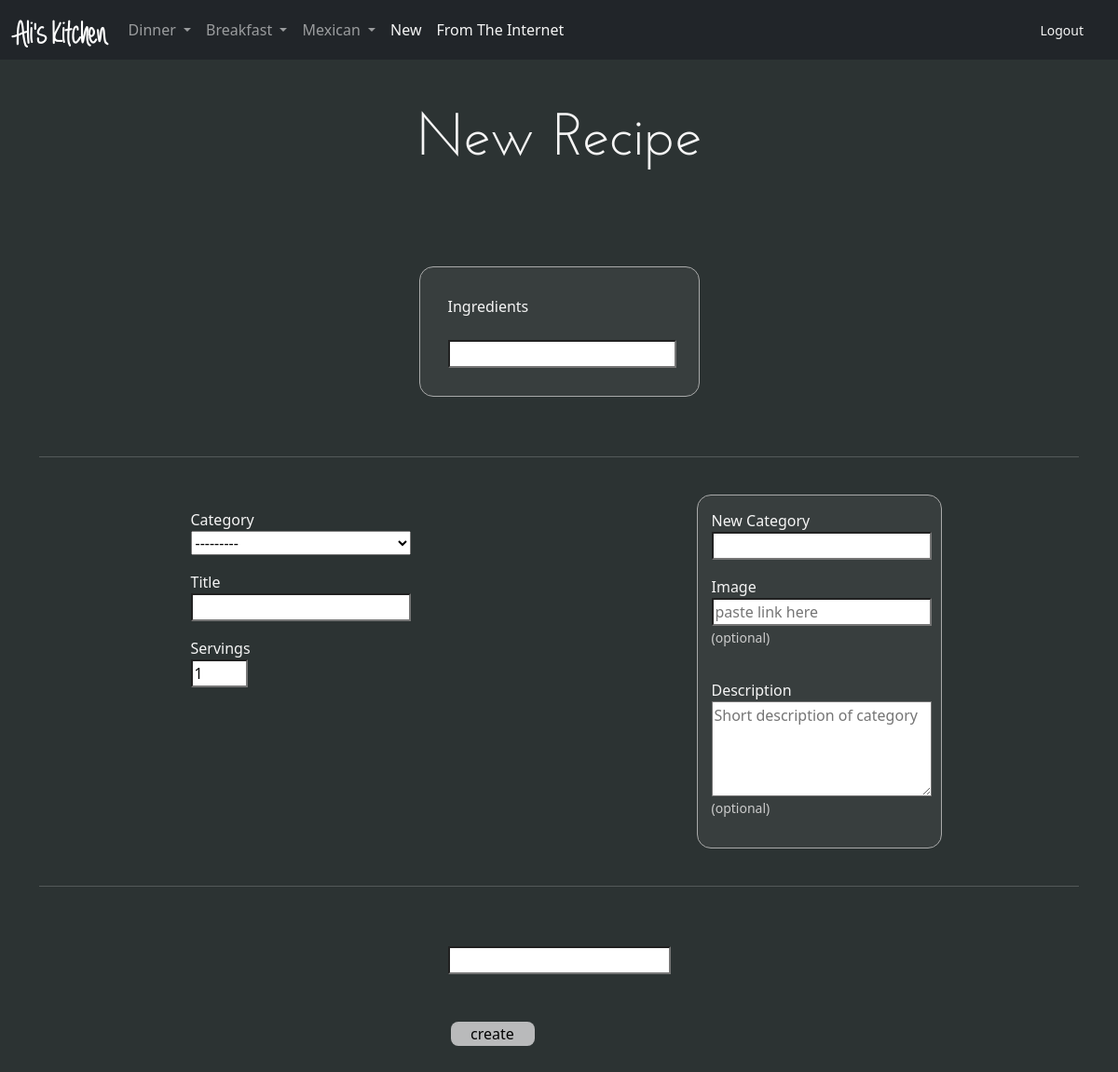
The page /create (signed in) on the database its author committed.
### recipes/models.py (models this page shows)
class Category(models.Model):
    user = models.ForeignKey(User, on_delete=models.CASCADE)
    name = models.CharField(max_length=200)
    image = models.URLField(blank=True, null=True,)
    description = models.TextField(blank=True, null=True)
    class Meta:
        verbose_name_plural = 'categories'
    def __str__(self):
        return self.name

class Recipe(models.Model):
    id = models.UUIDField(primary_key=True, default=uuid.uuid4, editable=False)
    user = models.ForeignKey(User, on_delete=models.CASCADE)
    category = models.ForeignKey(
        Category, on_delete=models.CASCADE, blank=True, null=True)
    title = models.CharField(max_length=200, blank=True, null=True)
    body = models.TextField(blank=True, null=True)
    ingredients = models.CharField(max_length=2000, blank=True, null=True)
    servings = models.IntegerField(blank=True, null=True)
    site = models.CharField(max_length=200, blank=True, null=True)
    def __str__(self):
        return self.title

### recipes/views.py (the view, shortened to what this page needs)
# urls.py: path('create', views.create, name='create'),
def create(request):
    user_pk = request.user.pk
    recipes = Recipe.objects.filter(user__pk=user_pk)
    categories = Category.objects.filter(user__pk=user_pk)
    rec_form = RecipeForm(user=request.user, initial={'servings': 1})
    return render(request, 'recipes/create.html', {
        'rec_form': rec_form,
        'categories': categories,
        'recipes': recipes,
    })

### recipes/forms.py (shortened to what this page needs)
class RecipeForm(forms.ModelForm):
    ingredients = forms.CharField(widget=CKEditorWidget(config_name='ingredients'), required=False)
    new_category = forms.CharField(required=False, label="New Category")
    cat_image = forms.URLField(required=False, label="Image", widget=forms.TextInput(
        attrs={'placeholder': 'paste link here'}))
    cat_description = forms.CharField(required=False, label="Description", widget=forms.Textarea(
        attrs={'rows': '4', 'cols': '12', 'placeholder': 'Short description of category'}))
    category = forms.ModelChoiceField(required=False, queryset=Category.objects.all())
    class Meta:
        model = Recipe
        fields = ['title', 'body', 'servings']
        widgets = {
            'body': CKEditorWidget(),
        }
    def __init__(self, *args, user=None ,**kwargs):
        super().__init__(*args, **kwargs)
        if user:
            category = self.fields['category']
            category.queryset = Category.objects.filter(user__pk=user.pk)

### recipes/templates/recipes/create.html
{% extends 'recipes/header.html' %}
{% block content %}
    <h1>New Recipe</h1>
    <br /><br />
    <form action="{% url 'recipes:create' %}" method="POST">
        {% include "recipes/includes/recipe_form_create.html" %}
    </form>
{% endblock %}

### recipes/templates/recipes/includes/navbar.html (shortened to what this page needs)
<nav class="navbar navbar-expand-lg navbar sticky-top navbar-dark bg-dark">
    <div class="container-fluid">
      {% if user.is_authenticated %}
        <a class="navbar-brand" href="{% url 'recipes:index' %}" style="font-family: AlwaysForever; font-size: 35px; margin-bottom: -15px; font-weight: bold">Ali's Kitchen</a>
        <div class="collapse navbar-collapse" id="navbarNavDarkDropdown">
            <ul class="navbar-nav">
              {% for cat in categories %}
                <li class="nav-item dropdown">
                  <a class="nav-link dropdown-toggle" href="#" id="navbarDarkDropdownMenuLink" role="button" data-bs-toggle="dropdown" aria-expanded="false">
                    {{cat|title}}
                  </a>
                </li>
              {% endfor %}
              <li>
                <a style="color: whitesmoke;" class="nav-link" href="{% url 'recipes:create' %}">New</a>
              </li>
              <li>
                <a style="color: whitesmoke;" class="nav-link" href="{% url 'recipes:get_recipe' %}">From The Internet</a>
              </li>
            </ul>
        </div>
        <div style="margin-right: 25px;">
          <a href="{% url 'recipes:logout' %}" style="color:whitesmoke"><small>Logout</small></a>
        </div>
      {% endif %}
    </div>
</nav>

### recipes/templates/recipes/includes/recipe_form_create.html (shortened to what this page needs)
<div class="center">
    <div style="border: 1px solid #a9aaaa; border-radius:  15px; padding: 20px; background-color: #383e3e">
        <div class="cat-flex">
            {{rec_form.ingredients.label}}
            <br><br>
            {{rec_form.ingredients}}
        </div>
    </div>
</div>
<br><br>
<hr>
<br>
<div class="container" >
    <div class="row">
        <div class="col">
            <div class="center">
                <div style="width: 263px; padding: 5px;">
                    <div class="cat-flex" style="width: 250px" >
                        {{rec_form.category.label}}
                        {{rec_form.errors}}{{rec_form.category}}
                    </div>
                    <div class="cat-flex" style="width: 250px" >
                        {{rec_form.title.label}}
                        {{rec_form.title}}
                    </div>
                    <div class="cat-flex" style=" width: 75px;">
                        {{rec_form.servings.label}}
                        {{rec_form.servings}}
                    </div>
                    <br><br>
                </div>
            </div>
        </div>
        <div class="col">
            <div class="center">
                <div style="border: 1px solid #a9aaaa; border-radius:  15px; background-color: #383e3e; width: 263px; padding: 5px;">
                    <div class="cat-flex" style="width: 250px" >
                        {{rec_form.new_category.label}}
                        {{rec_form.new_category.errors}}{{rec_form.new_category}}
                    </div>
                    <div class="cat-flex" style="width: 250px" >
                        {{rec_form.cat_image.label}}
                        {{rec_form.cat_image}}
                        <p style="color:#ccc"><small>(optional)</small></p>
                    </div>
                    <div class="cat-flex" style=" width: 250px;">
                        {{rec_form.cat_description.label}}
                        {{rec_form.cat_description}}
                        <p style="color:#ccc"><small>(optional)</small></p>
                    </div>
                </div>
            </div>
        </div>
    </div>
</div>
<br>
<hr>
<br><br>
<div class="center">
    <div class="column-container">
        {{rec_form.body| safe}}
        <br><br>
        <input id="button" type="submit" value="create">
    </div>
</div>
<br>

### recipes/static/recipes/style.css (style rules this page uses)
input[type="text"], input[type="password"], input[type="select"], input[type="number"], textarea { background-color : white; }
a { text-decoration: none; color: rgb(104, 180, 222); }
body { color: whitesmoke; background-color: #2C3333; }
hr { display: block; height: 1px; border: 0; border-top: 1px solid #ccc; margin: 1em 0; padding: 0; }
h1 { text-align: center; margin-bottom: 50px; font-family: JosefinSans; font-size: 4rem; }
.column-container { display: flex; flex-direction: column; }
.cat-flex { display: flex; flex-direction: column; max-width: 400px; width: 100%; margin: 3px; padding: 7px; }
.center { display: flex; justify-content: center; }
#button { width: 90px; border-radius: 8px; margin: 3px; background-color: rgb(185, 186, 187); border: none; }

### rows shown on the page
Category: name "Dinner"
Category: name "Breakfast"
Category: name "Mexican"

### other values the page prints
{{ rec_form.ingredients.label }} "Ingredients"
{{ rec_form.category.label }} "Category"
{{ rec_form.title.label }} "Title"
{{ rec_form.servings.label }} "Servings"
{{ rec_form.new_category.label }} "New Category"
{{ rec_form.cat_image.label }} "Image"
{{ rec_form.cat_description.label }} "Description"
